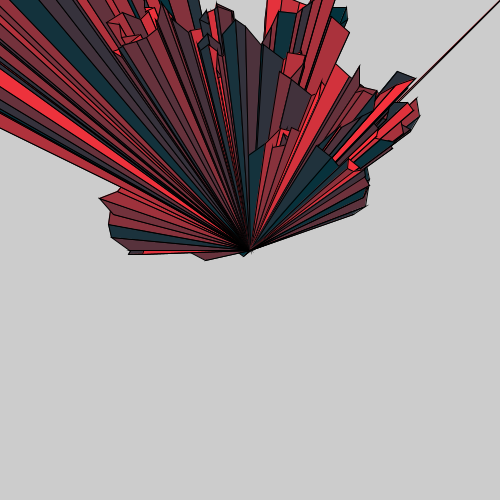
Frame 1 (no input)
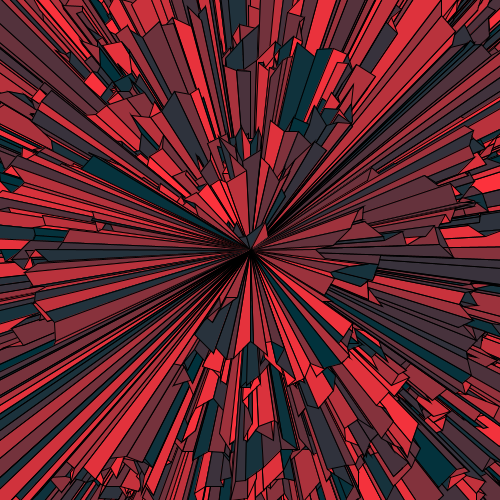
Frame 60 (the mouse pressed at the canvas centre just before this capture)
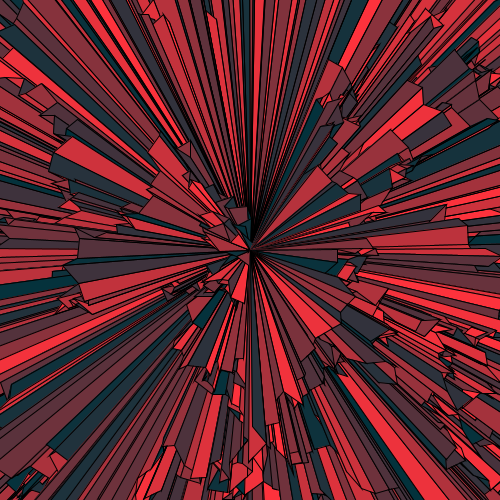
Frame 120 (the mouse held since frame 60 and released just before this capture)

The Processing sketch that drew these frames (run headless with seeded random() and noise(); from frame 60 on, the mouse is pressed at the canvas centre):

// Processing sketch: processing_66727
// ── processing_66727.pde

int x1;
int x2;
int x3;
int y1;
int y2;
int y3;

void setup() {
size(500,500);

x1 = width/2;
y1 = 250;
y2 = height/2;
x2 = x1;
y2 = y1;
x3 = x2 + 300;
y3 = y2 - 300;
println(x1);
println(y1);
}

void draw(){
for (int i=0; i<1000; i+=1) {
x2 = constrain( (x2-20+(round(random(40)))), -80, width+30);
y2 = constrain( (y2-20+(round(random(40)))), -80, width+30);
smooth();

//draws a triangle
fill(random(255), 50, 60);
triangle(x1, y1, x2, y2, x3, y3);

// the triangles are joined here

x3=x2;
y3=y2;
}
//noLoop();

}
